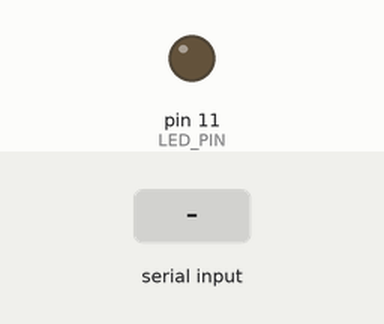
Recording of a sketch running on a simulated Arduino Uno, built with avr-gcc and run on an emulated ATmega328P. Parts: output pins drawn as LEDs (lit = HIGH). The test bench sets the inputs (shaded band). What the sketch prints to the serial monitor is not drawn.

Above: at 1.2 s.
1.3 s: "90,45\n" received over Serial
At 2.0 s:
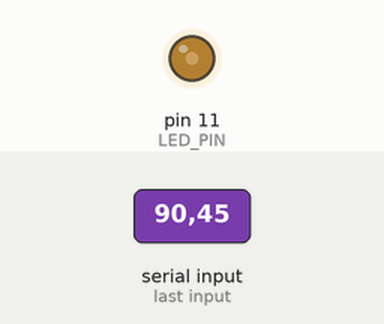
2.8 s: "30,150\n" received over Serial
At 3.2 s:
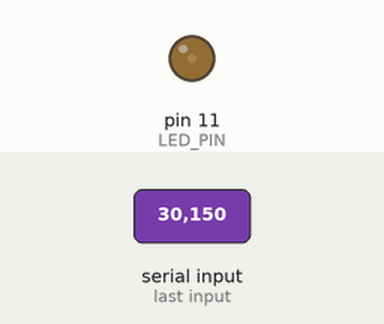
4.3 s: "200\n" received over Serial
At 5.4 s:
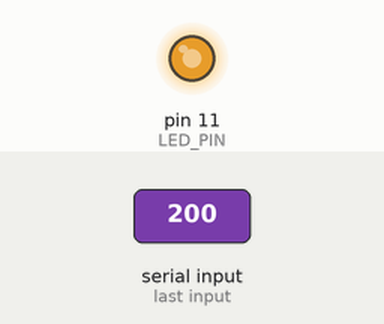
5.8 s: "90\n" received over Serial
At 6.5 s:
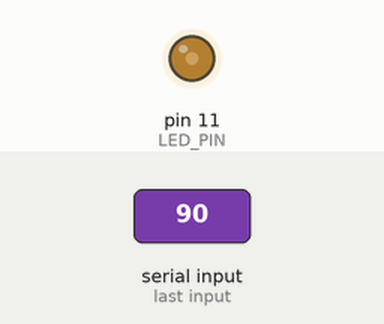
Timing chart, 0 to 8.3 s (numbered marks = the images above; inputs shaded):
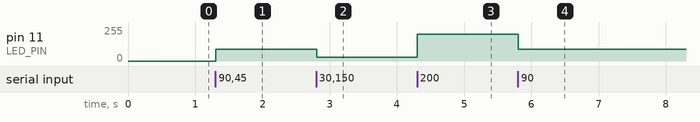

The sketch:

diy10_3_1.ino
```cpp
// 每次讀取一行序列資料值

#define LED_PIN 11

void setup() {
  Serial.begin(9600);
  Serial.println("LED is ready!");
}

void loop() {
  String txt;   // 儲存序列字串資料
  int pwm = 0;  // 儲存轉換後的整數值

  if (Serial.available()) {
    txt = Serial.readStringUntil('\n');
    pwm = txt.toInt();

    if (pwm > 255) {
      pwm = 255;
    } else if (pwm < 0) {
      pwm = 0;
    }

    analogWrite(LED_PIN, pwm);
  }
}
```

Measured:
- after the input at 1.3 s, pin 11 (LED_PIN): 0/255 → 90/255 at once
- after the input at 2.8 s, pin 11 (LED_PIN): 90/255 → 30/255 at once
- after the input at 4.3 s, pin 11 (LED_PIN): 30/255 → 200/255 at once
- after the input at 5.8 s, pin 11 (LED_PIN): 200/255 → 90/255 at once
